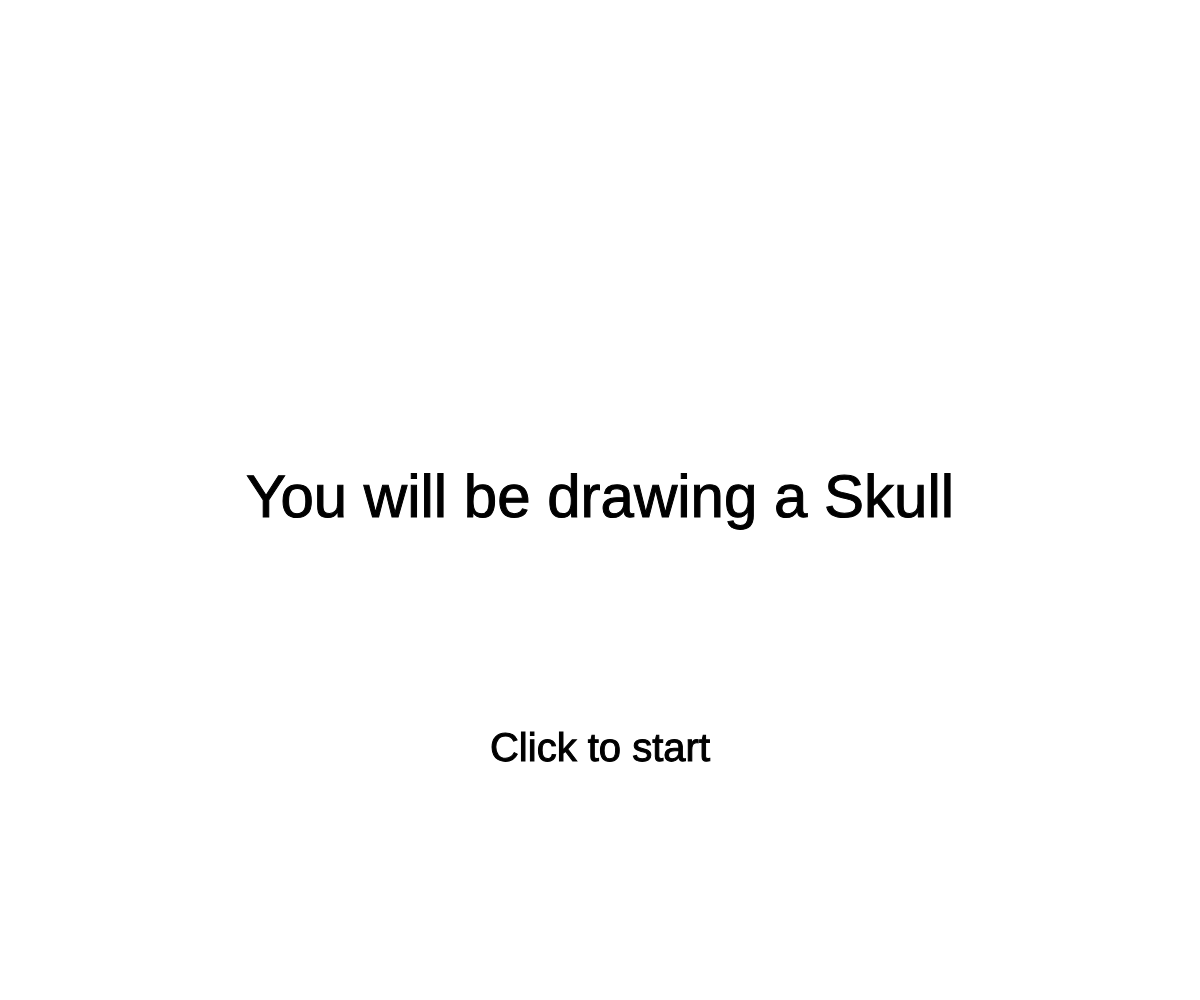
Frame 1 (no input)
Frame 60 (no input): identical to frame 1, image omitted
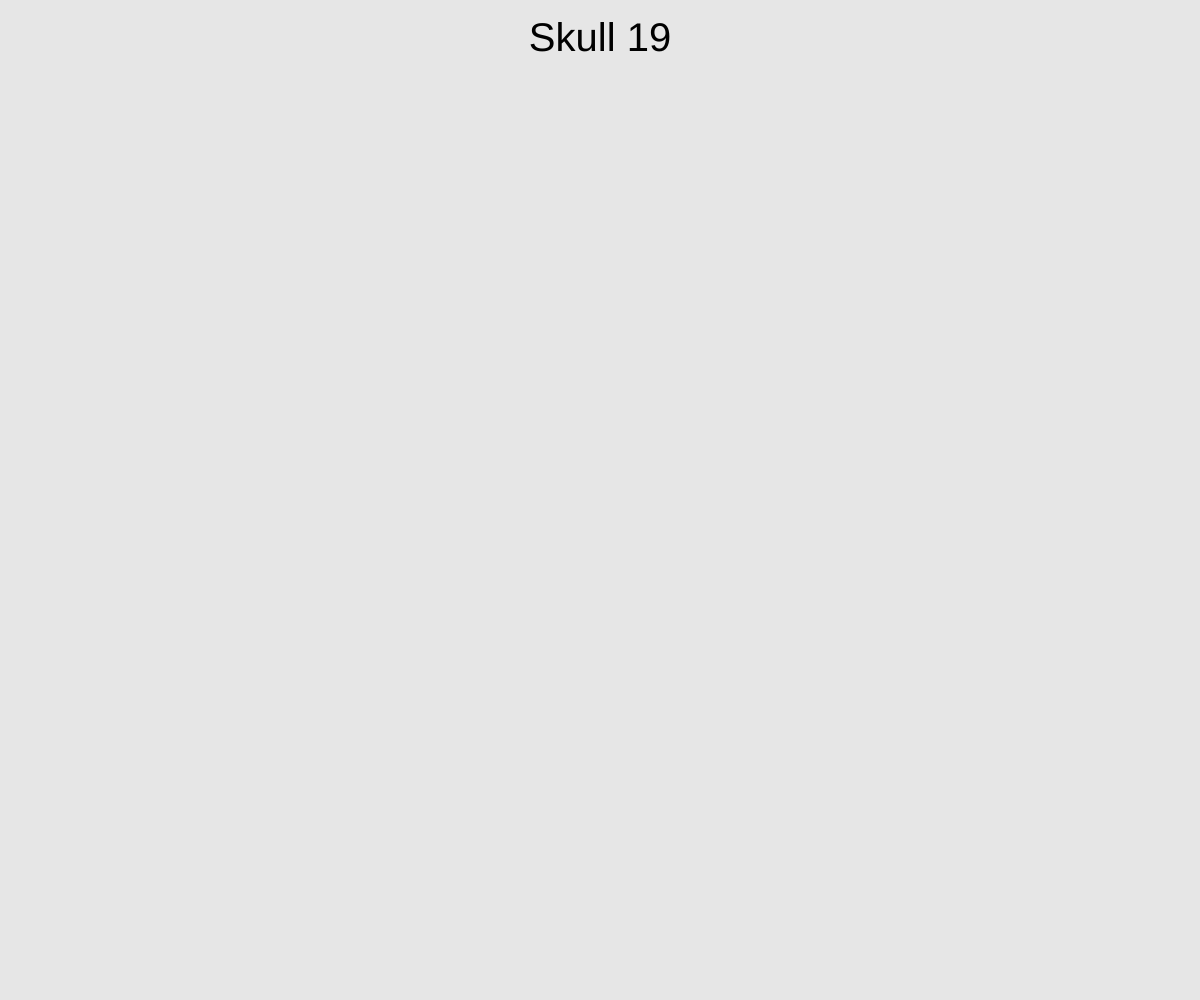
Frame 120 (the mouse pressed at the canvas centre since frame 60)

The p5.js sketch that drew these frames (run headless with seeded random() and noise() and a simulated clock; from frame 60 on, the mouse is pressed at the canvas centre):

// p5.js sketch
// ── sketch.js
class MouseStroke {
  constructor(x, y, w, c) {
    this.history = [{ x: x, y: y }];
    this.w = w;
    this.c = c;
  }
  addPoint(x, y) {
    this.history.push({ x: x, y: y });
  }

  display() {
    noFill();
    stroke(this.c.r, this.c.g, this.c.b);
    strokeWeight(this.w);
    beginShape();
    for (let i = 0; i < this.history.length; i++) {
      vertex(this.history[i].x, this.history[i].y);
    }
    endShape();
  }
}

class GameState {
  constructor() {
    this.choosing = true;
    this.drawing = false;
    this.ending = false;
    this.endTimer = 60 * 5;
    this.drawTimer = 60 * 20;
  }
}

let drawHistory = [];
const lineWidth = 10;
const color = { r: 0, g: 0, b: 0 };
let state = new GameState();
const drawOptions = [
  "Apple",
  "Airplane",
  "Alarm Clock",
  "Ambulance",
  "Bat",
  "Baseball",
  "Cake",
  "Calculator",
  "Camera",
  "Castle",
  "Cat",
  "Cloud",
  "Eye",
  "Fish",
  "Grapes",
  "Laptop",
  "Paintbrush",
  "Pineapple",
  "Rainbow",
  "Strawberry",
  "Sun",
  "Star",
  "Skull",
  "Table",
  "Triangle",
];
let topic;
function setup() {
  createCanvas(window.innerWidth, window.innerHeight);
  reset();
}

function draw() {
  if (state.drawing && state.drawTimer > 0) {
    background(230);
    drawHistory.forEach((n) => {
      n.display();
    });
    noStroke();
    fill(0);
    textSize(width / 30);
    text(`${topic} ${floor(state.drawTimer / 60)}`, width / 2, width / 30);
    state.drawTimer--;
  } else if (state.drawing && state.drawTimer <= 0) {
    startEnding();
  } else if (state.choosing) {
    background(255);
    fill(0);
    stroke(0);
    strokeWeight(1);
    textSize(width / 20);
    textAlign(CENTER, CENTER);
    text(`You will be drawing a ${topic}`, width / 2, height / 2);
    textSize(width / 30);
    text(`Click to start`, width / 2, (height / 4) * 3);
  } else if (state.ending && state.endTimer > 0) {
    background(220);
    drawHistory.forEach((n) => {
      n.display();
    });
    state.endTimer--;
  } else if (state.endTimer <= 0) {
    reset();
  }
}

function mouseDragged() {
  if (state.drawing)
    drawHistory[drawHistory.length - 1].addPoint(mouseX, mouseY);
}

function mousePressed() {
  if (state.drawing) {
    drawHistory.push(new MouseStroke(mouseX, mouseY, lineWidth, color));
  } else if (state.choosing) {
    state.choosing = false;
    state.drawing = true;
  }
}

function mouseReleased() {
  if (state.drawing && drawHistory[drawHistory.length - 1].history.length < 2) {
    drawHistory.pop();
  }
}

function keyPressed() {
  if (state.drawing && keyIsDown(17) && keyIsDown(90)) {
    drawHistory.pop();
  }
  if (state.drawing && keyIsDown(32)) {
    startEnding();
  }
}

function reset() {
  state = new GameState();
  topic = drawOptions[Math.floor(Math.random() * drawOptions.length)];
  drawHistory = [];
}

function startEnding() {
  state.drawing = false;
  state.ending = true;
}
